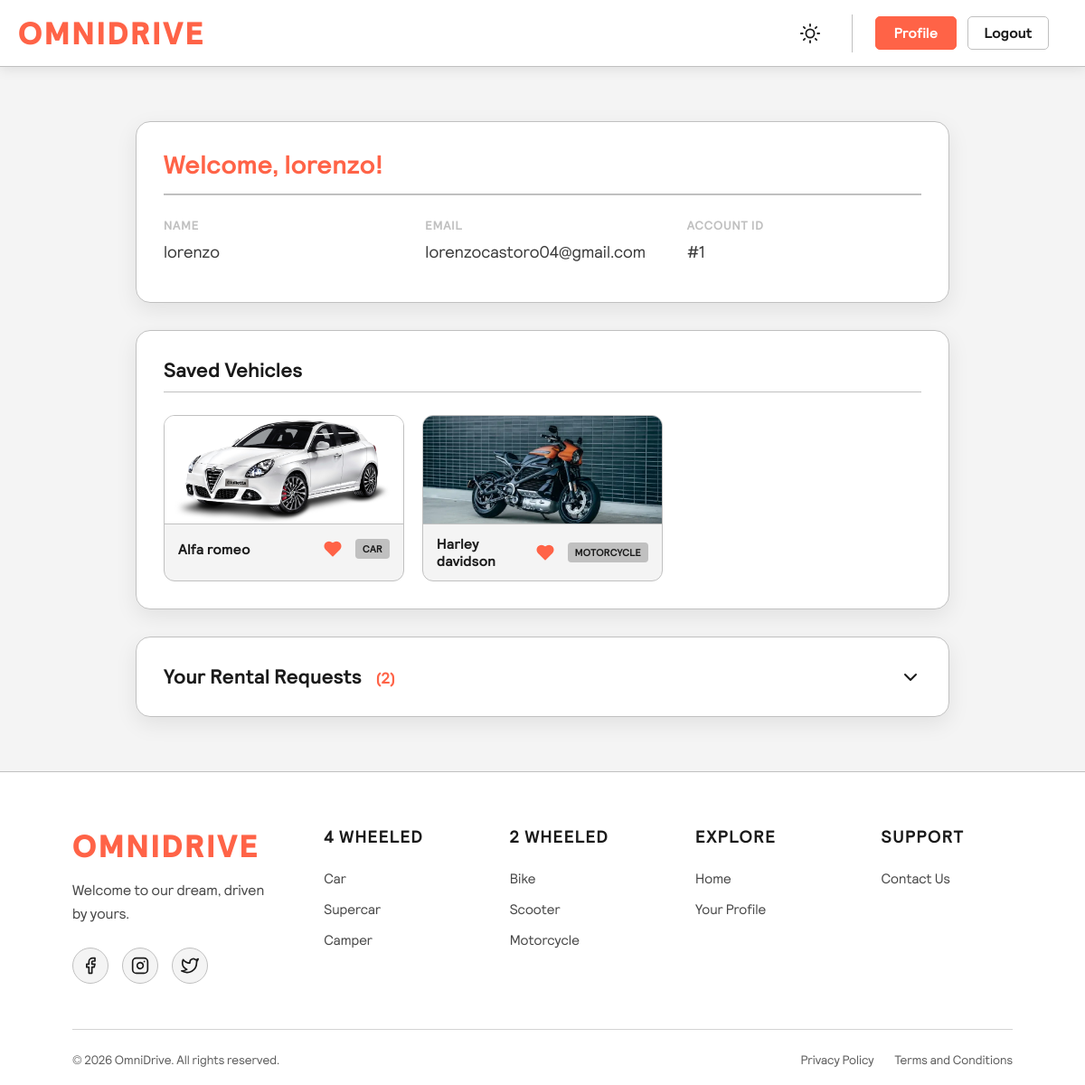
Screenshot of /profile (signed in) with the database file from the repository.
### tables this page shows
CREATE TABLE users (
                   id INTEGER PRIMARY KEY AUTOINCREMENT,
                   name TEXT NOT NULL,
                   email TEXT NOT NULL UNIQUE,
                   password TEXT NOT NULL
            );

CREATE TABLE cars (
                   id INTEGER PRIMARY KEY AUTOINCREMENT,
                   brand TEXT NOT NULL,
                   rent_length INTEGER NOT NULL,
                   price REAL NOT NULL,
                   color TEXT NOT NULL,
                   transmission TEXT NOT NULL,
                   fuel TEXT NOT NULL,
                   power INTEGER NOT NULL,
                   traction TEXT NOT NULL,
                   number_of_seats TEXT NOT NULL,
                   img TEXT
            );

CREATE TABLE saved_vehicles (
                   id INTEGER PRIMARY KEY AUTOINCREMENT,
                   user_id INTEGER NOT NULL,
                   vehicle_type TEXT NOT NULL,
                   vehicle_id INTEGER NOT NULL,
                   FOREIGN KEY (user_id) REFERENCES users (id) ON DELETE CASCADE
            );

CREATE TABLE motorcycles (
                   id INTEGER PRIMARY KEY AUTOINCREMENT,
                   brand TEXT NOT NULL,
                   rent_length INTEGER NOT NULL,
                   price REAL NOT NULL,
                   style TEXT NOT NULL,
                   color TEXT NOT NULL,
                   engine TEXT NOT NULL,
                   fuel TEXT NOT NULL,
                   power INTEGER NOT NULL,
                   required_license TEXT NOT NULL,
                   number_of_seats TEXT NOT NULL,
                   storage_capacity INTEGER NOT NULL,
                   img TEXT
            );

### app.py (the view)
@app.route('/profile')
def profile():
    if not session.get('user_id'):
        flash("You have to login first!", 'error')
        return redirect(url_for('login'))
    user_id = session['user_id']
    saved_list = []
    with db_connect() as db:
        favorites = db.execute(
            'SELECT vehicle_type, vehicle_id FROM saved_vehicles WHERE user_id = ?',
            (user_id,)
        ).fetchall()
        for fav in favorites:
            table = TYPE_TO_TABLE.get(fav['vehicle_type'])
            v_data = db.execute(f'SELECT id, brand, img FROM {table} WHERE id = ?', (fav['vehicle_id'],)).fetchone()
            if v_data:
                v_dict = dict(v_data)
                v_dict['type'] = fav['vehicle_type']
                if v_dict.get('img'):
                    v_dict['img_url'] = f"imgs/{table}/{v_dict['id']}/{v_dict['img']}"
                saved_list.append(v_dict)
        requests = db.execute('SELECT * FROM rental_requests WHERE user_id = ? ORDER BY id DESC', (user_id,)).fetchall()
        user_data = db.execute('SELECT email FROM users WHERE id = ?', (user_id,)).fetchone()
    return render_template("profile.html", requests=requests, user_email=user_data['email'], saved_vehicles=saved_list)

### app.py (called while the page is built)
def db_connect():
    conn = sqlite3.connect(DB_USERS_PATH)
    conn.row_factory = sqlite3.Row
    conn.execute('PRAGMA foreign_keys = ON')
    return conn

### templates/profile.html (shortened to what this page needs)
{% extends "base.html" %}
{% block extra_css %}
    <link rel="stylesheet"
          href="{{ url_for('static', filename='css/profile.css') }}">
{% endblock extra_css %}
{% block content %}
    <div class="mega-box profile-layout">
        <div class="profile-box">
            <h2 class="profile-title">Welcome, {{ session.user_name }}!</h2>
            <div class="user-info-grid">
                <div class="info-group">
                    <span class="info-label">Name</span>
                    <span class="info-value">{{ session.user_name }}</span>
                </div>
                <div class="info-group">
                    <span class="info-label">Email</span>
                    <span class="info-value">{{ user_email | default("your.email@example.com") }}</span>
                </div>
                <div class="info-group">
                    <span class="info-label">Account ID</span>
                    <span class="info-value">#{{ session.user_id }}</span>
                </div>
            </div>
        </div>
        <div class="profile-box">
            <h2 class="section-title">Saved Vehicles</h2>
            {% if saved_vehicles %}
                <div class="saved-vehicles-grid">
                    {% for vehicle in saved_vehicles %}
                        <div class="mini-vehicle-card">
                            <a href="{{ url_for('vehicle_detail', vehicle_type=vehicle.type, vehicle_id=vehicle.id) }}"
                               class="mini-img-link">
                                <div class="mini-img-container">
                                    {% if vehicle.img_url %}
                                        <img src="{{ url_for('static', filename=vehicle.img_url) }}"
                                             alt="{{ vehicle.brand }}">
                                    {% endif %}
                                </div>
                            </a>
                            <div class="mini-vehicle-info">
                                <a href="{{ url_for('vehicle_detail', vehicle_type=vehicle.type, vehicle_id=vehicle.id) }}"
                                   class="mini-brand-link">
                                    <h4>{{ vehicle.brand|capitalize }}</h4>
                                </a>
                                <button class="btn-favorite-mini is-saved"
                                        data-type="{{ vehicle.type }}"
                                        data-id="{{ vehicle.id }}"
                                        title="Remove from favorites">
                                    <svg viewBox="0 0 24 24"
                                         fill="none"
                                         stroke="currentColor"
                                         stroke-width="2"
                                         stroke-linecap="round"
                                         stroke-linejoin="round"
                                         class="heart-icon-mini">
                                        <path d="M20.84 4.61a5.5 5.5 0 0 0-7.78 0L12 5.67l-1.06-1.06a5.5 5.5 0 0 0-7.78 7.78l1.06 1.06L12 21.23l7.78-7.78 1.06-1.06a5.5 5.5 0 0 0 0-7.78z">
                                        </path>
                                    </svg>
                                </button>
                                <span class="mini-badge">{{ vehicle.type|capitalize }}</span>
                            </div>
                        </div>
                    {% endfor %}
                </div>
            {% endif %}
        </div>
        <div class="profile-box collapsible-box">
            <div class="collapsible-header" id="requests-toggle">
                <h2 class="section-title m-0">
                    Your Rental Requests <span class="request-count">({{ requests|length if requests else 0 }})</span>
                </h2>
                <svg class="toggle-arrow"
                     viewBox="0 0 24 24"
                     fill="none"
                     stroke="currentColor"
                     stroke-width="2"
                     stroke-linecap="round"
                     stroke-linejoin="round">
                    <polyline points="6 9 12 15 18 9"></polyline>
                </svg>
            </div>
        </div>
    </div>
{% endblock content %}

### static/css/base.css (style rules this page uses)
* { margin: 0; padding: 0; box-sizing: border-box; font-family: 'OmniSans', Arial, sans-serif; }
:root { --background-page: #f4f4f4; --background-div: #ffffff; --background-header: #ffffff; --background-footer: #ffffff; --font-color: #1a1a1a; --logo-color: #FF6347; --border-color: #c0c0c0; --icon-color: #1a1a1a; --success-color: #00c853; --error-color: #f44336; --shadow-color: rgba(0, 0, 0, 0.08); }
body { background-color: var(--background-page); color: var(--font-color); transition: background-color 1s ease, color 1s ease; display: flex; flex-direction: column; min-height: 100vh; margin: 0; overflow-y: scroll; overflow-x: hidden; font-family: 'OmniSans', sans-serif; }
a { transition: background-color 1s ease, color 1s ease; }
button { transition: background-color 1s ease, color 1s ease; }

### static/css/profile.css (style rules this page uses)
.profile-layout { width: 100%; max-width: 900px; margin: 0 auto; display: flex; flex-direction: column; gap: 30px; animation: premiumFadeUp 0.8s cubic-bezier(0.16, 1, 0.3, 1) forwards; }
.profile-box { background: var(--background-div); border: 1px solid var(--border-color); border-radius: 16px; padding: 30px; box-shadow: 0 8px 24px var(--shadow-color); transition: background-color 1s ease, border-color 1s ease, box-shadow 1s ease; }
.profile-title { color: var(--logo-color); border-bottom: 2px solid var(--border-color); padding-bottom: 15px; margin-bottom: 25px; font-size: 1.8rem; }
.section-title { font-size: 1.4rem; margin-bottom: 25px; color: var(--font-color); border-bottom: 1px solid var(--border-color); padding-bottom: 10px; }
.m-0 { margin: 0 !important; border: none; padding: 0; }
.user-info-grid { display: flex; flex-wrap: wrap; gap: 30px; margin-bottom: 10px; }
.info-group { display: flex; flex-direction: column; flex: 1; gap: 6px; }
.info-label { font-size: 0.85rem; color: var(--border-color); text-transform: uppercase; letter-spacing: 0.5px; font-weight: 700; }
.info-value { display: block; font-size: 1.15rem; line-height: 1.7; color: var(--font-color); opacity: 0.85; font-weight: 300; }
.saved-vehicles-grid { display: grid; grid-template-columns: repeat(auto-fill, minmax(200px, 1fr)); gap: 20px; }
.mini-vehicle-card { display: flex; flex-direction: column; background: var(--background-page); border: 1px solid var(--border-color); border-radius: 12px; overflow: hidden; transition: all 0.3s ease; }
.mini-brand-link { text-decoration: none; color: inherit; flex: 1; }
.mini-img-container { height: 120px; width: 100%; background: var(--background-div); display: flex; align-items: center; justify-content: center; overflow: hidden; border-bottom: 1px solid var(--border-color); }
.mini-img-container img { width: 100%; height: 100%; object-fit: cover; transition: transform 0.5s; }
.mini-vehicle-info { padding: 12px 15px; display: flex; justify-content: space-between; align-items: center; gap: 10px; }
.mini-vehicle-info h4 { margin: 0; color: var(--font-color); font-size: 1rem; font-weight: 700; }
.mini-badge { font-size: 0.7rem; background: var(--border-color); color: var(--font-color); padding: 4px 8px; border-radius: 4px; text-transform: uppercase; font-weight: bold; }
.btn-favorite-mini { background: transparent; border: none; padding: 5px; cursor: pointer; display: flex; align-items: center; justify-content: center; transition: transform 0.2s ease; outline: none; }
.heart-icon-mini { width: 20px; height: 20px; color: var(--font-color); fill: transparent; stroke: var(--font-color); opacity: 0.5; transition: all 0.3s ease; }
.btn-favorite-mini.is-saved .heart-icon-mini { color: var(--logo-color); fill: var(--logo-color); stroke: var(--logo-color); opacity: 1; }
.collapsible-box { padding: 0; }
.collapsible-header { display: flex; justify-content: space-between; align-items: center; padding: 30px; cursor: pointer; background: transparent; transition: background 0.3s ease; border-radius: 16px; }
.request-count { color: var(--logo-color); font-size: 1.1rem; margin-left: 10px; }
.toggle-arrow { width: 24px; height: 24px; color: var(--font-color); transition: transform 0.4s ease; }

### rows the page displays
users: email "lorenzocastoro04@gmail.com"
cars: brand "Alfa romeo"
saved_vehicles: type "CAR"
motorcycles: brand "Harley davidson"
saved_vehicles: type "MOTORCYCLE"

### other values shown
{{ session.user_name }} "lorenzo"
{{ session.user_id }} "1"
{{ requests|length if requests else 0 }} "2"
